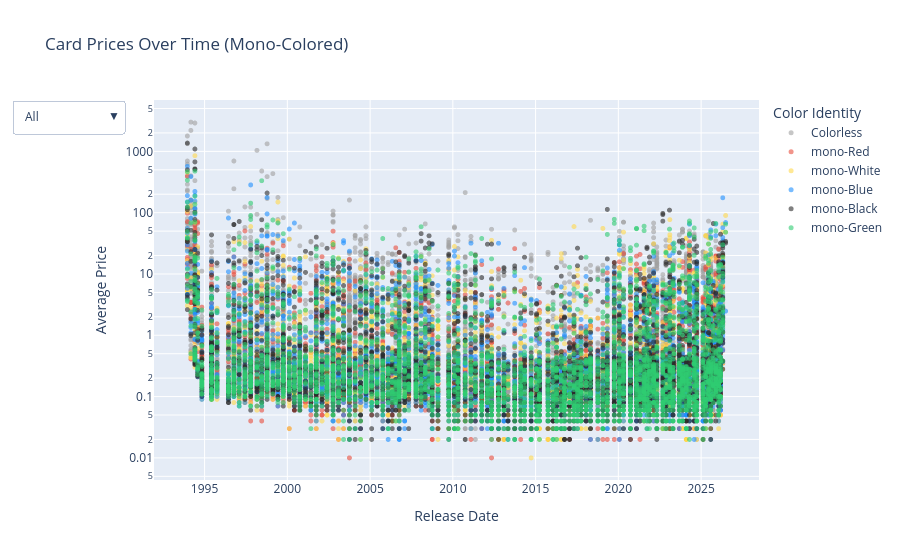

The notebook cell saved with this chart:
### Code cell
mono_data = full_data[
    full_data["color_identity"].str.startswith("mono-", na=False) |
    (full_data["color_identity"] == "Colorless")
]

import plotly.express as px

#Color map generated with ChatGPT on 3/30/2026
color_map_plotly = {
    "mono-White": "#FFD84D",   # off-white (avoids pink tint)
    "mono-Blue": "#1E90FF",    # clear blue (more reliable than dark navy)
    "mono-Black": "#2B2B2B",   # dark gray-black (visible on screen)
    "mono-Red": "#E74C3C",     # strong red
    "mono-Green": "#2ECC71",   # green
    "Colorless": "#A0A0A0"     # gray
}

fig = px.scatter(
    mono_data,
    x="released_at",
    y="priceGuides.avg",
    color="color_identity",
    color_discrete_map=color_map_plotly,
    title="Card Prices Over Time (Mono-Colored)",
    labels={
        "released_at": "Release Date",
        "priceGuides.avg": "Average Price",
        "color_identity": "Color Identity"
    }
)

colors = mono_data["color_identity"].dropna().unique()
buttons = []
buttons.append(dict(
    label="All",
    method="update",
    args=[{"visible": [True] * len(fig.data)}]
))
for i, c in enumerate(colors):
    visible = [False] * len(fig.data)
    visible[i] = True
    buttons.append(dict(
        label=c,
        method="update",
        args=[{"visible": visible}]
    ))

fig.update_layout(
    updatemenus=[dict(
        buttons=buttons,
        direction="down"
    )]
)

fig.update_yaxes(type="log")
fig.update_traces(marker=dict(size=5, opacity=0.6))
fig.show()

color_avg = mono_data.groupby("color_identity")["priceGuides.avg"].mean()
print(color_avg)

percentage = full_data["color_identity"].str.startswith("mono").mean() * 100
print(f"Percentage of cards that are mono-colored: {percentage}%")

### Figure 1 — Plotly figure (JSON) as saved in the notebook; plotly's stock layout.template omitted (floating-point values rounded to 4 significant figures; data arrays with more than 128 entries replaced by an {"elided": "..."} marker saying what was removed)
{"data": [{"hovertemplate": "Color Identity=Colorless<br>Release Date=%{x}<br>Average Price=%{y}<extra></extra>", "legendgroup": "Colorless", "marker": {"color": "#A0A0A0", "opacity": 0.6, "size": 5, "symbol": "circle"}, "mode": "markers", "name": "Colorless", "showlegend": true, "type": "scattergl", "x": {"elided": "4991 str values"}, "xaxis": "x", "y": {"elided": "4991 float values"}, "yaxis": "y"}, {"hovertemplate": "Color Identity=mono-Red<br>Release Date=%{x}<br>Average Price=%{y}<extra></extra>", "legendgroup": "mono-Red", "marker": {"color": "#E74C3C", "opacity": 0.6, "size": 5, "symbol": "circle"}, "mode": "markers", "name": "mono-Red", "showlegend": true, "type": "scattergl", "x": {"elided": "4193 str values"}, "xaxis": "x", "y": {"elided": "4193 float values"}, "yaxis": "y"}, {"hovertemplate": "Color Identity=mono-White<br>Release Date=%{x}<br>Average Price=%{y}<extra></extra>", "legendgroup": "mono-White", "marker": {"color": "#FFD84D", "opacity": 0.6, "size": 5, "symbol": "circle"}, "mode": "markers", "name": "mono-White", "showlegend": true, "type": "scattergl", "x": {"elided": "4217 str values"}, "xaxis": "x", "y": {"elided": "4217 float values"}, "yaxis": "y"}, {"hovertemplate": "Color Identity=mono-Blue<br>Release Date=%{x}<br>Average Price=%{y}<extra></extra>", "legendgroup": "mono-Blue", "marker": {"color": "#1E90FF", "opacity": 0.6, "size": 5, "symbol": "circle"}, "mode": "markers", "name": "mono-Blue", "showlegend": true, "type": "scattergl", "x": {"elided": "4155 str values"}, "xaxis": "x", "y": {"elided": "4155 float values"}, "yaxis": "y"}, {"hovertemplate": "Color Identity=mono-Black<br>Release Date=%{x}<br>Average Price=%{y}<extra></extra>", "legendgroup": "mono-Black", "marker": {"color": "#2B2B2B", "opacity": 0.6, "size": 5, "symbol": "circle"}, "mode": "markers", "name": "mono-Black", "showlegend": true, "type": "scattergl", "x": {"elided": "4231 str values"}, "xaxis": "x", "y": {"elided": "4231 float values"}, "yaxis": "y"}, {"hovertemplate": "Color Identity=mono-Green<br>Release Date=%{x}<br>Average Price=%{y}<extra></extra>", "legendgroup": "mono-Green", "marker": {"color": "#2ECC71", "opacity": 0.6, "size": 5, "symbol": "circle"}, "mode": "markers", "name": "mono-Green", "showlegend": true, "type": "scattergl", "x": {"elided": "4175 str values"}, "xaxis": "x", "y": {"elided": "4175 float values"}, "yaxis": "y"}], "layout": {"legend": {"title": {"text": "Color Identity"}, "tracegroupgap": 0}, "title": {"text": "Card Prices Over Time (Mono-Colored)"}, "updatemenus": [{"buttons": [{"args": [{"visible": [true, true, true, true, true, true]}], "label": "All", "method": "update"}, {"args": [{"visible": [true, false, false, false, false, false]}], "label": "Colorless", "method": "update"}, {"args": [{"visible": [false, true, false, false, false, false]}], "label": "mono-Red", "method": "update"}, {"args": [{"visible": [false, false, true, false, false, false]}], "label": "mono-White", "method": "update"}, {"args": [{"visible": [false, false, false, true, false, false]}], "label": "mono-Blue", "method": "update"}, {"args": [{"visible": [false, false, false, false, true, false]}], "label": "mono-Black", "method": "update"}, {"args": [{"visible": [false, false, false, false, false, true]}], "label": "mono-Green", "method": "update"}], "direction": "down"}], "xaxis": {"anchor": "y", "domain": [0, 1], "title": {"text": "Release Date"}}, "yaxis": {"anchor": "x", "domain": [0, 1], "title": {"text": "Average Price"}, "type": "log"}}}
